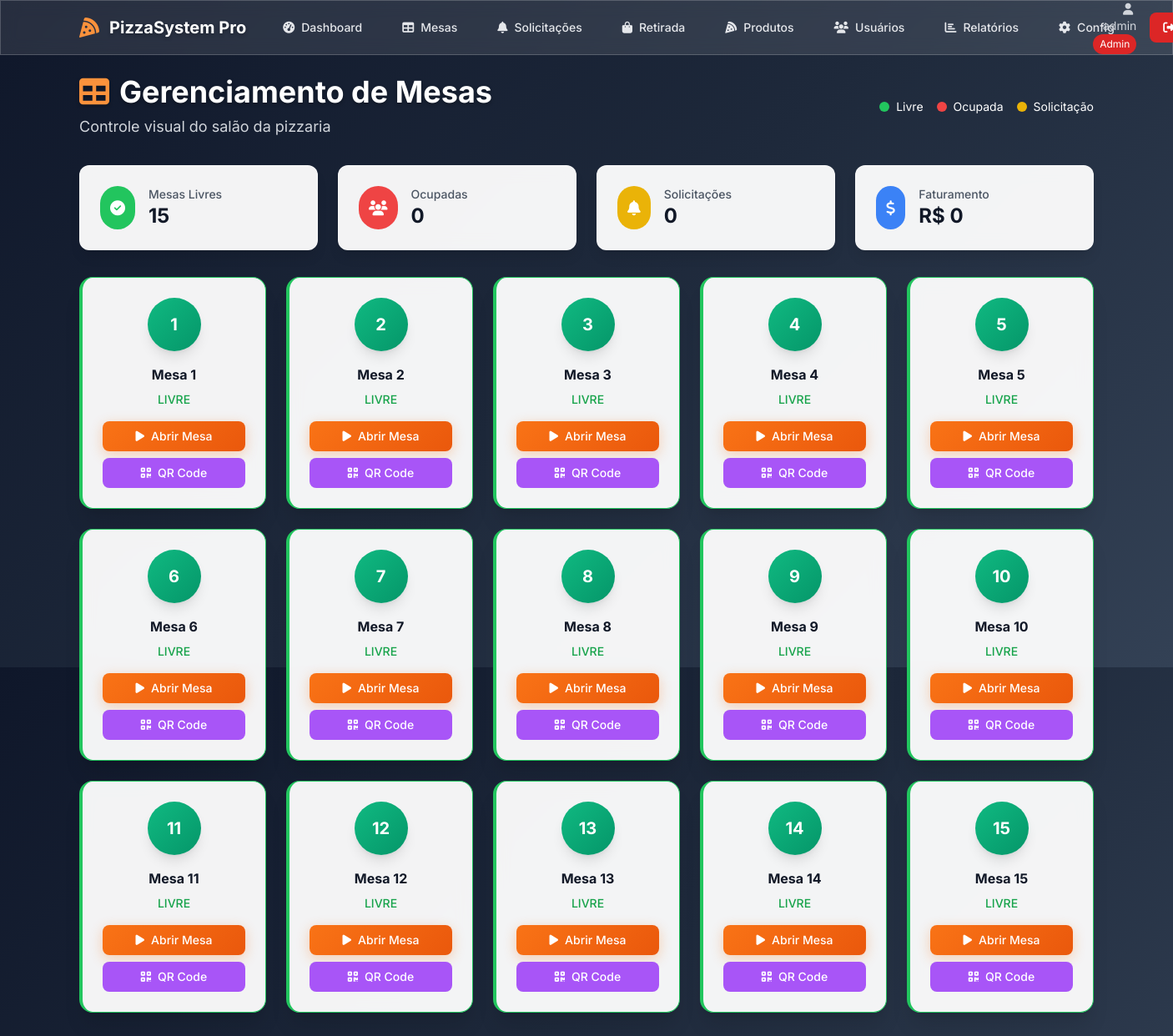
/mesas (signed in), run on the app's committed database.
### tables this page shows
CREATE TABLE configuracoes (
            id INTEGER PRIMARY KEY,
            nome_sistema TEXT DEFAULT 'PizzaSystem',
            logo_sistema TEXT,
            telefone_whatsapp TEXT DEFAULT '5511999999999',
            endereco TEXT,
            updated_at TEXT DEFAULT (datetime('now', 'localtime'))
        );

CREATE TABLE mesas (
            id INTEGER PRIMARY KEY,
            status TEXT DEFAULT 'livre',
            pedido_aberto INTEGER DEFAULT 0,
            total REAL DEFAULT 0.0,
            qr_code TEXT,
            cliente_solicitou_conta INTEGER DEFAULT 0,
            observacoes_cliente TEXT,
            cliente_nome TEXT,
            cliente_telefone TEXT,
            opened_at TEXT,
            closed_at TEXT
        );

### app.py (the view)
@app.route('/mesas')
def mesas():
    if not verificar_login():
        return redirect(url_for('login'))
    config = get_configuracoes()
    conn = sqlite3.connect('pizzaria.db')
    cursor = conn.cursor()
    cursor.execute('''
        SELECT m.id, m.status, m.total, m.cliente_solicitou_conta,
               CASE WHEN p.id IS NOT NULL THEN p.id ELSE 0 END as pedido_id,
               CASE WHEN sc.id IS NOT NULL THEN 1 ELSE 0 END as tem_solicitacao,
               m.opened_at, m.cliente_nome, m.cliente_telefone
        FROM mesas m
        LEFT JOIN pedidos p ON m.id = p.mesa_id AND p.status = 'aberto'
        LEFT JOIN solicitacoes_conta sc ON m.id = sc.mesa_id AND sc.status = 'pendente'
        ORDER BY m.id
    ''')
    mesas = cursor.fetchall()
    conn.close()
    return render_template('mesas.html', mesas=mesas, config=config)

### app.py (called while the page is built, shortened)
def verificar_login():
    if 'user_id' not in session:
        return False
    return True

def get_configuracoes():
    conn = sqlite3.connect('pizzaria.db')
    cursor = conn.cursor()
    cursor.execute('SELECT nome_sistema, logo_sistema, telefone_whatsapp, endereco FROM configuracoes WHERE id = 1')
    config = cursor.fetchone()
    conn.close()
    if config:
        return {
            'nome_sistema': config[0],
            'logo_sistema': config[1],
            'telefone_whatsapp': config[2],
            'endereco': config[3]
        }

### templates/mesas.html (shortened to what this page needs)
{% extends "base.html" %}
{% block content %}
<div class="animate-fade-in">
    <div class="mb-8">
        <div class="flex flex-col lg:flex-row lg:items-center lg:justify-between">
            <div>
                <h1 class="text-4xl font-bold text-white mb-2 text-shadow">
                    <i class="fas fa-table text-primary-400 mr-3"></i>Gerenciamento de Mesas
                </h1>
                <p class="text-gray-300 text-lg">Controle visual do salão da pizzaria</p>
            </div>
            <div class="mt-4 lg:mt-0">
                <div class="flex items-center space-x-4 text-sm">
                    <div class="flex items-center">
                        <div class="w-3 h-3 bg-green-500 rounded-full mr-2"></div>
                        <span class="text-white">Livre</span>
                    </div>
                    <div class="flex items-center">
                        <div class="w-3 h-3 bg-red-500 rounded-full mr-2"></div>
                        <span class="text-white">Ocupada</span>
                    </div>
                    <div class="flex items-center">
                        <div class="w-3 h-3 bg-yellow-500 rounded-full mr-2 animate-bounce-soft"></div>
                        <span class="text-white">Solicitação</span>
                    </div>
                </div>
            </div>
        </div>
    </div>
    <div class="grid grid-cols-1 md:grid-cols-4 gap-6 mb-8">
        <div class="card rounded-xl shadow-lg p-6">
            <div class="flex items-center">
                <div class="bg-green-500 rounded-full p-3 mr-4">
                    <i class="fas fa-check-circle text-white text-lg"></i>
                </div>
                <div>
                    <p class="text-sm font-medium text-gray-600">Mesas Livres</p>
                    <p class="text-2xl font-bold text-gray-900">{{ 15 - mesas|selectattr('1', 'equalto', 'ocupada')|list|length }}</p>
                </div>
            </div>
        </div>
        <div class="card rounded-xl shadow-lg p-6">
            <div class="flex items-center">
                <div class="bg-red-500 rounded-full p-3 mr-4">
                    <i class="fas fa-users text-white text-lg"></i>
                </div>
                <div>
                    <p class="text-sm font-medium text-gray-600">Ocupadas</p>
                    <p class="text-2xl font-bold text-gray-900">{{ mesas|selectattr('1', 'equalto', 'ocupada')|list|length }}</p>
                </div>
            </div>
        </div>
        <div class="card rounded-xl shadow-lg p-6">
            <div class="flex items-center">
                <div class="bg-yellow-500 rounded-full p-3 mr-4">
                    <i class="fas fa-bell text-white text-lg"></i>
                </div>
                <div>
                    <p class="text-sm font-medium text-gray-600">Solicitações</p>
                    <p class="text-2xl font-bold text-gray-900">{{ mesas|selectattr('5', 'equalto', 1)|list|length }}</p>
                </div>
            </div>
        </div>
        <div class="card rounded-xl shadow-lg p-6">
            <div class="flex items-center">
                <div class="bg-blue-500 rounded-full p-3 mr-4">
                    <i class="fas fa-dollar-sign text-white text-lg"></i>
                </div>
                <div>
                    <p class="text-sm font-medium text-gray-600">Faturamento</p>
                    <p class="text-2xl font-bold text-gray-900">R$ {{ "%.0f"|format(mesas|sum(attribute=2) or 0) }}</p>
                </div>
            </div>
        </div>
    </div>
    <div class="grid grid-cols-1 sm:grid-cols-2 md:grid-cols-3 lg:grid-cols-5 gap-6">
        {% for mesa in mesas %}
        <div class="relative group">
            <div class="card rounded-2xl shadow-xl p-6 hover-lift transition-all duration-300
                        {% if mesa[5] == 1 %}border-2 border-yellow-400 animate-bounce-soft
                        {% elif mesa[1] == 'ocupada' %}border-l-4 border-red-500
                        {% else %}border-l-4 border-green-500{% endif %}">
                <div class="text-center mb-4">
                    <div class="mx-auto w-16 h-16
                              {% if mesa[5] == 1 %}status-solicitacao
                              {% elif mesa[1] == 'ocupada' %}status-ocupada
                              {% else %}status-livre{% endif %}
                              rounded-full flex items-center justify-center shadow-lg">
                        <span class="text-white font-bold text-xl">{{ mesa[0] }}</span>
                    </div>
                </div>
                <div class="text-center space-y-2">
                    <h3 class="font-bold text-gray-900">Mesa {{ mesa[0] }}</h3>
                    {% if mesa[1] == 'ocupada' %}
                    <div class="space-y-1">
                        <p class="text-sm font-medium text-red-600">OCUPADA</p>
                        {% if mesa[7] %}
                        <p class="text-xs font-medium text-gray-700">{{ mesa[7] }}</p>
                        {% endif %}
                        {% if mesa[8] %}
                        <p class="text-xs text-gray-500">{{ mesa[8] }}</p>
                        {% endif %}
                        {% if mesa[2] > 0 %}
                        <p class="text-lg font-bold text-gray-900">R$ {{ "%.2f"|format(mesa[2]) }}</p>
                        {% endif %}
                        {% if mesa[6] %}
                        <p class="text-xs text-gray-500">Desde {{ mesa[6].split()[1][:5] if ' ' in mesa[6] else mesa[6] }}</p>
                        {% endif %}
                        {% if mesa[5] == 1 %}
                        <div class="bg-yellow-100 border border-yellow-400 rounded-lg p-2 mt-2">
                            <p class="text-xs font-medium text-yellow-800">
                                <i class="fas fa-exclamation-triangle mr-1"></i>
                                Conta Solicitada
                            </p>
                        </div>
                        {% endif %}
                    </div>
                    {% else %}
                    <p class="text-sm font-medium text-green-600">LIVRE</p>
                    {% endif %}
                </div>
                <div class="mt-4 space-y-2">
                    {% if mesa[1] == 'livre' %}
                    <a href="{{ url_for('abrir_mesa_form', mesa_id=mesa[0]) }}"
                       class="btn-primary w-full py-2 px-4 rounded-lg text-sm font-medium transition-all duration-300 text-center block">
                        <i class="fas fa-play mr-2"></i>Abrir Mesa
                    </a>
                    {% endif %}
                    <a href="{{ url_for('qrcode_mesa', mesa_id=mesa[0]) }}" target="_blank"
                       class="bg-purple-500 hover:bg-purple-600 text-white py-2 px-4 rounded-lg text-sm font-medium transition-all duration-300 text-center block">
                        <i class="fas fa-qrcode mr-2"></i>QR Code
                    </a>
                </div>
            </div>
        </div>
        {% endfor %}
    </div>
</div>
{% endblock %}

### templates/base.html (shortened to what this page needs)
<!DOCTYPE html>
<html lang="pt-BR">
<head>
    <script src="https://cdn.tailwindcss.com"></script>
    <link href="https://cdnjs.cloudflare.com/ajax/libs/font-awesome/6.4.0/css/all.min.css" rel="stylesheet">
</head>
<body class="bg-gray-900 text-white min-h-screen">
    {% if session.user_id %}
    <nav class="glass-effect sticky top-0 z-50 border-b border-white/20">
        <div class="max-w-7xl mx-auto px-4 sm:px-6 lg:px-8">
            <div class="flex justify-between h-16">
                <div class="flex items-center">
                    <div class="flex-shrink-0 flex items-center">
                        <i class="fas fa-pizza-slice text-primary-400 text-2xl mr-3 animate-bounce-soft"></i>
                        <h1 class="text-white text-xl font-bold text-shadow">{{ config.nome_sistema if config else 'PizzaSystem Pro' }}</h1>
                    </div>
                    <div class="hidden md:ml-8 md:flex md:space-x-6">
                        <a href="{{ url_for('dashboard') }}"
                           class="flex items-center text-gray-200 hover:text-primary-400 px-3 py-2 rounded-lg text-sm font-medium transition-all duration-300 hover:bg-white/10">
                            <i class="fas fa-tachometer-alt mr-2"></i>Dashboard
                        </a>
                        {% if session.user_tipo in ['admin', 'garcom'] %}
                        <a href="{{ url_for('mesas') }}"
                           class="flex items-center text-gray-200 hover:text-primary-400 px-3 py-2 rounded-lg text-sm font-medium transition-all duration-300 hover:bg-white/10">
                            <i class="fas fa-table mr-2"></i>Mesas
                        </a>
                        <a href="{{ url_for('solicitacoes') }}"
                           class="flex items-center text-gray-200 hover:text-primary-400 px-3 py-2 rounded-lg text-sm font-medium transition-all duration-300 hover:bg-white/10 relative">
                            <i class="fas fa-bell mr-2"></i>Solicitações
                        </a>
                        {% endif %}
                        <a href="{{ url_for('retirada') }}"
                           class="flex items-center text-gray-200 hover:text-primary-400 px-3 py-2 rounded-lg text-sm font-medium transition-all duration-300 hover:bg-white/10">
                            <i class="fas fa-shopping-bag mr-2"></i>Retirada
                        </a>
                        {% if session.user_tipo == 'admin' %}
                        <a href="{{ url_for('produtos') }}"
                           class="flex items-center text-gray-200 hover:text-primary-400 px-3 py-2 rounded-lg text-sm font-medium transition-all duration-300 hover:bg-white/10">
                            <i class="fas fa-pizza-slice mr-2"></i>Produtos
                        </a>
                        <a href="{{ url_for('usuarios') }}"
                           class="flex items-center text-gray-200 hover:text-primary-400 px-3 py-2 rounded-lg text-sm font-medium transition-all duration-300 hover:bg-white/10">
                            <i class="fas fa-users mr-2"></i>Usuários
                        </a>
                        <a href="{{ url_for('relatorios') }}"
                           class="flex items-center text-gray-200 hover:text-primary-400 px-3 py-2 rounded-lg text-sm font-medium transition-all duration-300 hover:bg-white/10">
                            <i class="fas fa-chart-bar mr-2"></i>Relatórios
                        </a>
                        <a href="{{ url_for('configuracoes') }}"
                           class="flex items-center text-gray-200 hover:text-primary-400 px-3 py-2 rounded-lg text-sm font-medium transition-all duration-300 hover:bg-white/10">
                            <i class="fas fa-cog mr-2"></i>Config
                        </a>
                        {% endif %}
                    </div>
                </div>
                <div class="flex items-center space-x-4">
                    <div class="text-right hidden sm:block">
                        <p class="text-sm text-gray-300">
                            <i class="fas fa-user mr-1"></i>{{ session.username }}
                        </p>
                        <div class="flex justify-end">
                            {% if session.user_tipo == 'admin' %}
                            <span class="bg-secondary-600 text-white px-2 py-1 rounded-full text-xs">Admin</span>
                            {% elif session.user_tipo == 'garcom' %}
                            <span class="bg-blue-600 text-white px-2 py-1 rounded-full text-xs">Garçom</span>
                            {% else %}
                            <span class="bg-green-600 text-white px-2 py-1 rounded-full text-xs">Atendente</span>
                            {% endif %}
                        </div>
                    </div>
                    <a href="{{ url_for('logout') }}"
                       class="bg-secondary-600 hover:bg-secondary-700 text-white px-4 py-2 rounded-lg text-sm font-medium transition-all duration-300 flex items-center">
                        <i class="fas fa-sign-out-alt mr-2"></i>
                    </a>
                </div>
            </div>
        </div>
    </nav>
    {% endif %}
    <main class="max-w-7xl mx-auto py-6 px-4 sm:px-6 lg:px-8 min-h-screen">
        {% block content %}{% endblock %}
    </main>
</body>
</html>

### templates/base.html (style rules this page uses)
body { background: linear-gradient(135deg, #0f172a 0%, #1e293b 50%, #334155 100%); min-height: 100vh; font-family: 'Inter', sans-serif; }
.glass-effect { background: rgba(255, 255, 255, 0.1); backdrop-filter: blur(10px); border: 1px solid rgba(255, 255, 255, 0.2); }
.card { background: rgba(255, 255, 255, 0.95); backdrop-filter: blur(10px); border: 1px solid rgba(255, 255, 255, 0.3); box-shadow: 0 8px 32px rgba(0, 0, 0, 0.1); }
.hover-lift { transition: all 0.3s cubic-bezier(0.4, 0, 0.2, 1); }
.btn-primary { background: linear-gradient(135deg, #f97316 0%, #ea580c 100%); border: none; color: white; font-weight: 600; transition: all 0.3s ease; box-shadow: 0 4px 15px rgba(249, 115, 22, 0.3); }
.text-shadow { text-shadow: 0 2px 4px rgba(0, 0, 0, 0.3); }
.status-livre { background: linear-gradient(135deg, #10b981 0%, #059669 100%); }

### data on the page
configuracoes: nome_sistema "PizzaSystem Pro"
mesas: id "1", status "LIVRE"
mesas: id "2", status "LIVRE"
mesas: id "3", status "LIVRE"
mesas: id "4", status "LIVRE"
mesas: id "5", status "LIVRE"
mesas: id "6", status "LIVRE"
mesas: id "7", status "LIVRE"
mesas: id "8", status "LIVRE"
mesas: id "9", status "LIVRE"
mesas: id "10", status "LIVRE"
mesas: id "11", status "LIVRE"
mesas: id "12", status "LIVRE"
mesas: id "13", status "LIVRE"
mesas: id "14", status "LIVRE"
mesas: id "15", status "LIVRE"

### other printed values
{{ session.username }} "admin"
{{ 15 - mesas|selectattr('1', 'equalto', 'ocupada')|list|length }} "15"
{{ mesas|selectattr('1', 'equalto', 'ocupada')|list|length }} "0"
{{ mesas|selectattr('5', 'equalto', 1)|list|length }} "0"
{{ "%.0f"|format(mesas|sum(attribute=2) or 0) }} "0"
